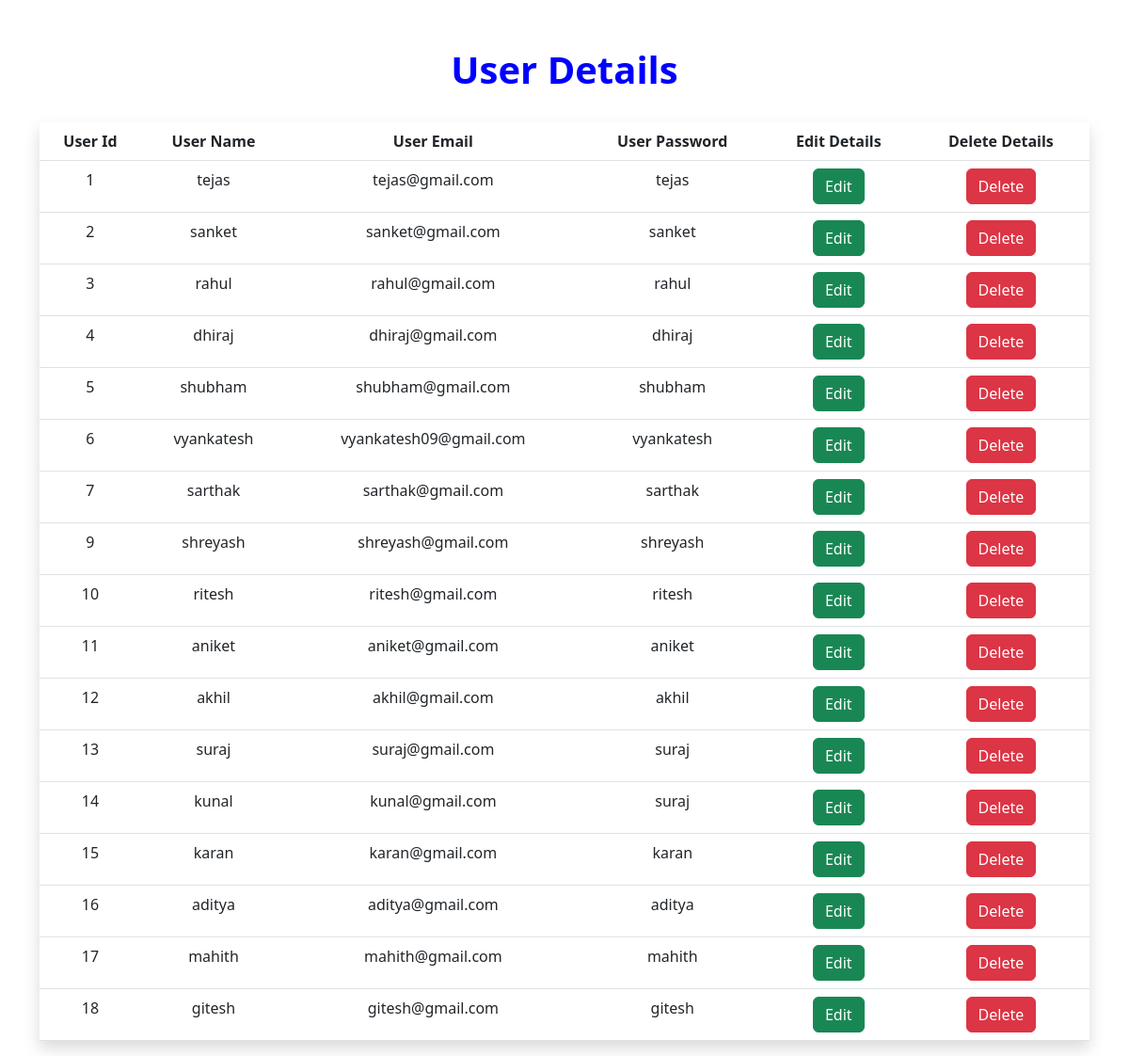
Page /show/ on the committed database.
### CRUDapp/models.py (models this page shows)
class UserModel(models.Model):
    name = models.CharField(max_length=40)
    email = models.EmailField()
    password = models.CharField(max_length=20)
    class Meta:
        db_table = "users"

### CRUDapp/views.py (the view)
# urls.py: path('show/', views.show),
def show(request):
    users = UserModel.objects.all()
    return render(request,'show.html',{'users':users})

### templates/show.html (shortened to what this page needs)
<!DOCTYPE html>
<html lang="en">
<head>
    <link href="https://cdn.jsdelivr.net/npm/bootstrap@5.3.0-alpha3/dist/css/bootstrap.min.css" rel="stylesheet">
</head>
<body>
<div class="container" style="margin-top: 50px">
    <h1 class="text-center" style="color: blue"><b>User Details</b></h1><br>
    <table class="table table-border table-borderd text-center shadow">
    <tr>
        <th>User Id</th>
        <th>User Name</th>
        <th>User Email</th>
        <th>User Password</th>
        <th>Edit Details</th>
        <th>Delete Details</th>
    </tr>
    {% for user in users %}
        <tr>
            <td>{{ user.id }}</td>
            <td>{{ user.name }}</td>
            <td>{{ user.email }}</td>
            <td>{{ user.password }}</td>
            <td><a href="/edit/{{ user.id }}" class="btn btn-success">Edit</a></td>
            <td><a href="/delete/{{ user.id }}" class="btn btn-danger">Delete</a></td>
        </tr>
    {% endfor %}
</table>
</div>
</body>
</html>

### rows in the picture
UserModel: id "1", name "tejas", email "tejas@gmail.com", password "tejas"
UserModel: id "2", name "sanket", email "sanket@gmail.com", password "sanket"
UserModel: id "3", name "rahul", email "rahul@gmail.com", password "rahul"
UserModel: id "4", name "dhiraj", email "dhiraj@gmail.com", password "dhiraj"
UserModel: id "5", name "shubham", email "shubham@gmail.com", password "shubham"
UserModel: id "6", name "vyankatesh", email "vyankatesh09@gmail.com", password "vyankatesh"
UserModel: id "7", name "sarthak", email "sarthak@gmail.com", password "sarthak"
UserModel: id "9", name "shreyash", email "shreyash@gmail.com", password "shreyash"
UserModel: id "10", name "ritesh", email "ritesh@gmail.com", password "ritesh"
UserModel: id "11", name "aniket", email "aniket@gmail.com", password "aniket"
UserModel: id "12", name "akhil", email "akhil@gmail.com", password "akhil"
UserModel: id "13", name "suraj", email "suraj@gmail.com", password "suraj"
UserModel: id "14", name "kunal", email "kunal@gmail.com", password "suraj"
UserModel: id "15", name "karan", email "karan@gmail.com", password "karan"
UserModel: id "16", name "aditya", email "aditya@gmail.com", password "aditya"
UserModel: id "17", name "mahith", email "mahith@gmail.com", password "mahith"
UserModel: id "18", name "gitesh", email "gitesh@gmail.com", password "gitesh"
